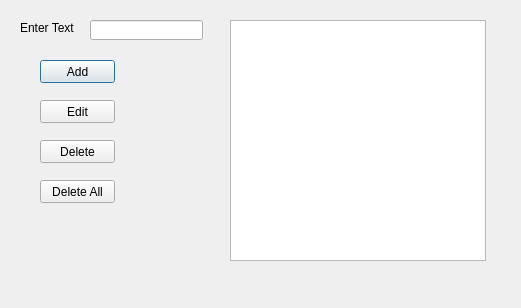
<?xml version="1.0" encoding="UTF-8"?>
<ui version="4.0">
 <class>Dialog</class>
 <widget class="QDialog" name="Dialog">
  <property name="geometry">
   <rect>
    <x>0</x>
    <y>0</y>
    <width>521</width>
    <height>308</height>
   </rect>
  </property>
  <property name="windowTitle">
   <string>Dialog</string>
  </property>
  <widget class="QLabel" name="label">
   <property name="geometry">
    <rect>
     <x>20</x>
     <y>20</y>
     <width>61</width>
     <height>16</height>
    </rect>
   </property>
   <property name="text">
    <string>Enter Text</string>
   </property>
  </widget>
  <widget class="QLineEdit" name="lineEdit">
   <property name="geometry">
    <rect>
     <x>90</x>
     <y>20</y>
     <width>113</width>
     <height>20</height>
    </rect>
   </property>
  </widget>
  <widget class="QPushButton" name="AddButton">
   <property name="geometry">
    <rect>
     <x>40</x>
     <y>60</y>
     <width>75</width>
     <height>23</height>
    </rect>
   </property>
   <property name="text">
    <string>Add</string>
   </property>
  </widget>
  <widget class="QPushButton" name="EditButton">
   <property name="geometry">
    <rect>
     <x>40</x>
     <y>100</y>
     <width>75</width>
     <height>23</height>
    </rect>
   </property>
   <property name="text">
    <string>Edit</string>
   </property>
  </widget>
  <widget class="QPushButton" name="DeleteButton">
   <property name="geometry">
    <rect>
     <x>40</x>
     <y>140</y>
     <width>75</width>
     <height>23</height>
    </rect>
   </property>
   <property name="text">
    <string>Delete</string>
   </property>
  </widget>
  <widget class="QPushButton" name="DeleteAllButton">
   <property name="geometry">
    <rect>
     <x>40</x>
     <y>180</y>
     <width>75</width>
     <height>23</height>
    </rect>
   </property>
   <property name="text">
    <string>Delete All</string>
   </property>
  </widget>
  <widget class="QListWidget" name="listWidget">
   <property name="geometry">
    <rect>
     <x>230</x>
     <y>20</y>
     <width>256</width>
     <height>241</height>
    </rect>
   </property>
  </widget>
 </widget>
 <resources/>
 <connections/>
</ui>
